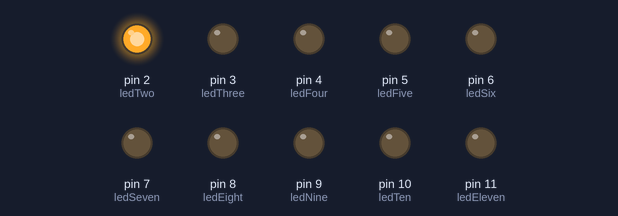
Simulated run of this sketch. Board: Arduino Uno, built with avr-gcc and run on an emulated ATmega328P. On the bench: output pins drawn as LEDs (lit = HIGH).

Above: at 0.02 s.
At 0.32 s:
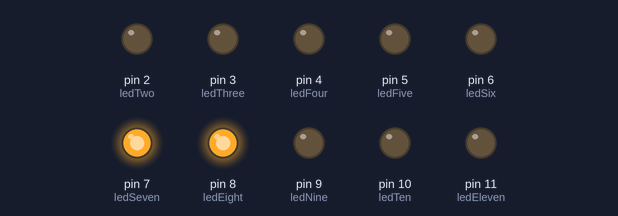
At 0.67 s:
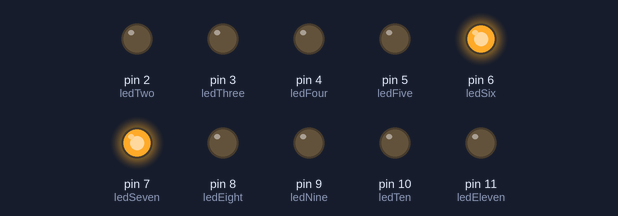
At 1.32 s:
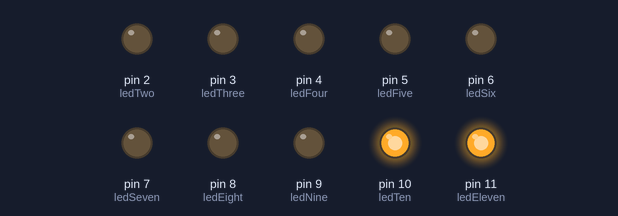
At 1.92 s:
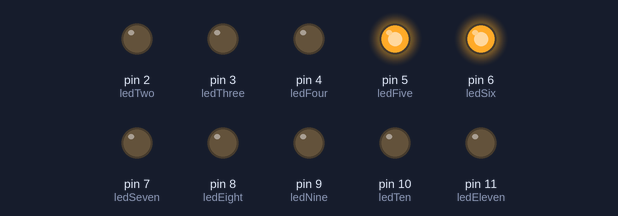
At 2.6 s:
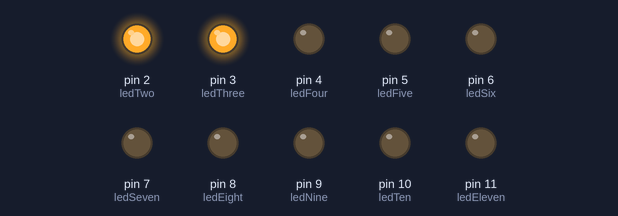
Timing chart, 0 to 3.0 s (numbered marks = the images above):
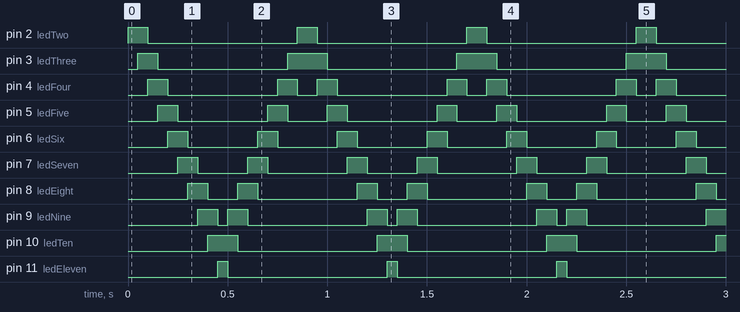

Measured:
- by itself, pin 2 (ledTwo): alternates HIGH for 0.10 s and LOW for 0.75 s
- by itself, pin 3 (ledThree): repeats every 0.85 s: LOW 0.65 s, HIGH 0.20 s
- by itself, pin 4 (ledFour): repeats every 0.85 s: LOW 0.55 s, HIGH 0.10 s, LOW 0.10 s, HIGH 0.10 s
- by itself, pin 5 (ledFive): repeats every 0.85 s: LOW 0.45 s, HIGH 0.10 s, LOW 0.20 s, HIGH 0.10 s
- by itself, pin 6 (ledSix): alternates HIGH for 0.10 s and LOW for 0.35 s
- by itself, pin 7 (ledSeven): repeats every 0.85 s: LOW 0.25 s, HIGH 0.10 s, LOW 0.40 s, HIGH 0.10 s
- by itself, pin 8 (ledEight): repeats every 0.85 s: LOW 0.15 s, HIGH 0.10 s, LOW 0.50 s, HIGH 0.10 s
- by itself, pin 9 (ledNine): repeats every 0.85 s: LOW 0.05 s, HIGH 0.10 s, LOW 0.60 s, HIGH 0.10 s

The sketch:

ledBar.ino
```cpp
/* Psudo led wave monitor - really just a row of LEDs turning on and off based on time
 *
 * code is based off http://arduino.cc/en/Tutorial/BarGraph and Blink example
 *
 */

// these constants correspond to each output on the arduino board (the blue one to the left).
// For example, "ledTwo = 2;" reffers to the digital output pin labelled two.
// these constants won't change
int ledTwo = 2;
int ledThree = 3;
int ledFour = 4;
int ledFive = 5;
int ledSix = 6;
int ledSeven = 7;
int ledEight = 8;
int ledNine = 9;
int ledTen = 10;
int ledEleven = 11;

// this intializes the arduino and defines that each pin abouve is an output.  In other words
// when the pin is called, it will sent electricity to the pin so that we can see a result
void setup() {
  pinMode(ledTwo, OUTPUT);
  pinMode(ledThree, OUTPUT);
  pinMode(ledFour, OUTPUT);
  pinMode(ledFive, OUTPUT);
  pinMode(ledSix, OUTPUT);
  pinMode(ledSeven, OUTPUT);
  pinMode(ledEight, OUTPUT);
  pinMode(ledNine, OUTPUT);
  pinMode(ledTen, OUTPUT);
  pinMode(ledEleven, OUTPUT);
}

/*
 * A loop that turns the LEDs on and off in an organized fashion.
 * At one time, no more than two LEDs can be on
 */

// a loop is programming sturcture which allows a section of code to be run from
// beginning to end until the loop is broken.  In this code, the loop is never boken
// so you see the LEDs cycling or turning on and off FOREVER.
void loop() {
    // going backwards
    digitalWrite(ledTwo, HIGH);    // turns the LED corresponding to ledTwo on         |   Essenitally, this part of the code turns LEDs on one after another while turning the
    delay(50);                    // waits a fraction of a second                      |   LED two behind (if there is an LED two behind) off.  This creates a sort of fluid cycle
    digitalWrite(ledThree, HIGH);  // turns the LED corresponding to ledThree on       |   that you see.
    delay(50);                    // waits a fraction of a second                      |   For the part labelled "going forward" (just scroll down), the same thing happens except in
    digitalWrite(ledFour, HIGH);   // turns the LED corresponding to ledFour on        |   reverse.
    digitalWrite(ledTwo, LOW);    // turns the LED corresponding to ledTwo off         |   Also, remember that this is a loop so the program will reapeat from the top so that in the
    delay(50);                   // YOU GET THE IDEA                                   |   end, you see a flow of lights going back and forth.
    digitalWrite(ledFive, HIGH);
    digitalWrite(ledThree, LOW);
    delay(50);
    digitalWrite(ledSix, HIGH);
    digitalWrite(ledFour, LOW);
    delay(50);
    digitalWrite(ledSeven, HIGH);
    digitalWrite(ledFive, LOW);
    delay(50);
    digitalWrite(ledEight, HIGH);
    digitalWrite(ledSix, LOW);
    delay(50);
    digitalWrite(ledNine, HIGH);
    digitalWrite(ledSeven, LOW);
    delay(50);
    digitalWrite(ledTen, HIGH);
    digitalWrite(ledEight, LOW);
    delay(50);
    digitalWrite(ledEleven, HIGH);
    digitalWrite(ledNine, LOW);

    //going forwards
    delay(50);
    digitalWrite(ledNine, HIGH);
    digitalWrite(ledEleven, LOW);
    delay(50);
    digitalWrite(ledEight, HIGH);
    digitalWrite(ledTen, LOW);
    delay(50);
    digitalWrite(ledSeven, HIGH);
    digitalWrite(ledNine, LOW);
    delay(50);
    digitalWrite(ledSix, HIGH);
    digitalWrite(ledEight, LOW);
    delay(50);
    digitalWrite(ledFive, HIGH);
    digitalWrite(ledSeven, LOW);
    delay(50);
    digitalWrite(ledFour, HIGH);
    digitalWrite(ledSix, LOW);
    delay(50);
    digitalWrite(ledThree, HIGH);
    digitalWrite(ledFive, LOW);
    delay(50);
    digitalWrite(ledTwo, HIGH);
    digitalWrite(ledFour, LOW);
    //delay(200);

}
```
